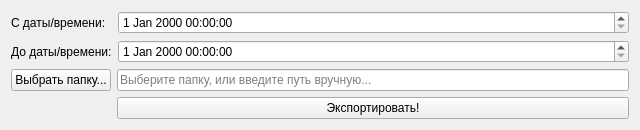
<?xml version="1.0" encoding="UTF-8"?>
<ui version="4.0">
 <class>Form</class>
 <widget class="QWidget" name="Form">
  <property name="geometry">
   <rect>
    <x>0</x>
    <y>0</y>
    <width>640</width>
    <height>124</height>
   </rect>
  </property>
  <property name="windowTitle">
   <string>Form</string>
  </property>
  <layout class="QGridLayout" name="gridLayout">
   <item row="1" column="0">
    <widget class="QPushButton" name="pushButton">
     <property name="text">
      <string>Выбрать папку...</string>
     </property>
    </widget>
   </item>
   <item row="1" column="1">
    <widget class="QLineEdit" name="lineEdit">
     <property name="placeholderText">
      <string>Выберите папку, или введите путь вручную...</string>
     </property>
    </widget>
   </item>
   <item row="0" column="0" colspan="2">
    <layout class="QFormLayout" name="formLayout">
     <item row="0" column="0">
      <widget class="QLabel" name="label_3">
       <property name="text">
        <string>С даты/времени:</string>
       </property>
      </widget>
     </item>
     <item row="0" column="1">
      <widget class="QDateTimeEdit" name="dateTimeEdit"/>
     </item>
     <item row="1" column="0">
      <widget class="QLabel" name="label_4">
       <property name="text">
        <string>До даты/времени:</string>
       </property>
      </widget>
     </item>
     <item row="1" column="1">
      <widget class="QDateTimeEdit" name="dateTimeEdit_2"/>
     </item>
    </layout>
   </item>
   <item row="2" column="1">
    <widget class="QPushButton" name="pushButton_2">
     <property name="text">
      <string>Экспортировать!</string>
     </property>
    </widget>
   </item>
  </layout>
 </widget>
 <resources/>
 <connections/>
</ui>
